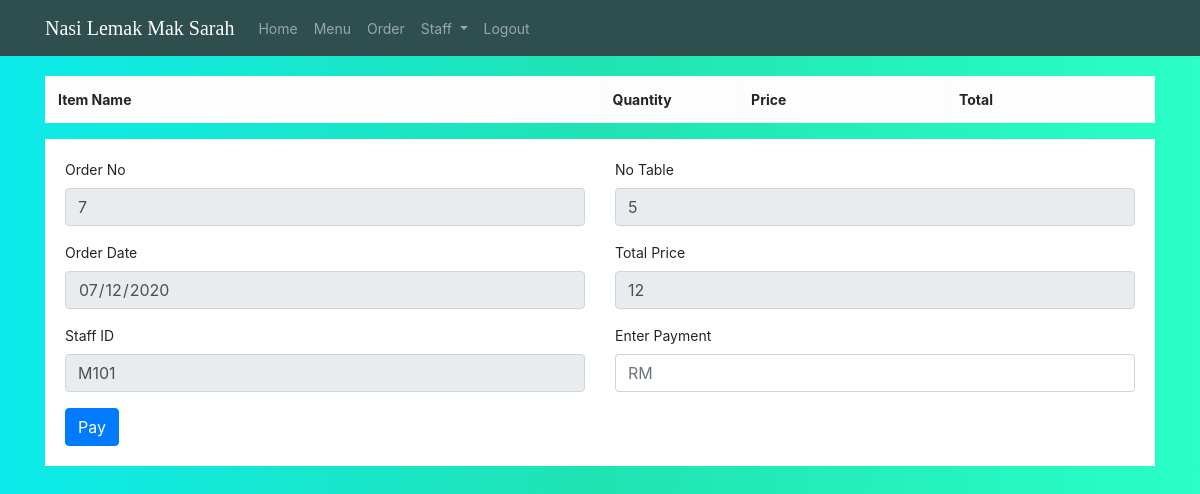
The app's page /nlms/Payment.php with its own data.
### tables this page shows
CREATE TABLE `order` (
  `OrderNo` int(11) NOT NULL,
  `NoTable` int(2) NOT NULL,
  `OrderDate` date NOT NULL,
  `TotalPrice` double NOT NULL,
  `PaymentStatus` varchar(30) NOT NULL,
  `StaffID` varchar(6) NOT NULL
);

### nlms/Payment.php (the view, shortened to what this page needs)
<!doctype html>
<html lang="en">
  <head>
    <link rel="stylesheet" href="https://stackpath.bootstrapcdn.com/bootstrap/4.5.0/css/bootstrap.min.css">
    <link rel="stylesheet" href="css/global.css">
  </head>
  <body>
    <header>
        <?php
			if( $_SESSION['position']='manager'){
				include 'navigationManager.php';
			}
			else{
				include 'navigation.php';
			}
		?>
    </header>
    <div class="container">
    <div class="table-responsive" style="margin-top:20px;">
                     <table class="table  table-light table-bordered">
                          <tr>
                               <th width="40%">Item Name</th>
                               <th width="10%">Quantity</th>
                               <th width="15%">Price</th>
                               <th width="15%">Total</th>
                                     </tr>
                     </table>
                </div>
		<?php
			$sql="SELECT * FROM `order` WHERE OrderNo = (SELECT MAX(OrderNo) FROM `order`)";
			$result = $conn->query($sql);
			if ($result->num_rows > 0){
				while($row = $result->fetch_assoc()){
					$OrderNo = $row['OrderNo'];
					$NoTable = $row['NoTable'];
					$OrderDate = $row['OrderDate'];
					$TotalPrice = $row['TotalPrice'];
					$StaffID = $row['StaffID'];
				}
		?>
		<div class="checkout">
		<form  method="POST" action="PaymentAction.php">
			<div class="row">
				<div class="col-sm-6 col-md-6 col-lg-6">
					<div class="form-group">
						<label for="OrderNo">Order No</label>
						<input type="number" class="form-control" id="OrderNo" name="OrderNo"  value="<?php echo $OrderNo?>" readonly>
					</div>
				</div>
				<div class="col-sm-6 col-md-6 col-lg-6">
					<div class="form-group">
						<label for="NoTable">No Table</label>
						<input type="number" class="form-control" id="NoTable" name="NoTable"  value="<?php echo $NoTable ?>" readonly>
					</div>
				</div>
				<div class="col-sm-6 col-md-6 col-lg-6">
					<div class="form-group">
						<label for="OrderDate">Order Date</label>
						<input type="Date" class="form-control" id="OrderDate" name="OrderDate"  value="<?php echo $OrderDate ?>" readonly>
					</div>
				</div>
				<div class="col-sm-6 col-md-6 col-lg-6">
					<div class="form-group">
						<label for="totalPrice">Total Price</label>
						<input type="number" class="form-control" id="totalPrice" name="totalPrice"  value="<?php echo $TotalPrice ?>" readonly>
					</div>
				</div>
				<div class="col-sm-6 col-md-6 col-lg-6">
					<div class="form-group">
						<label for="Staff">Staff ID</label>
						<input type="text" class="form-control" id="staff" name="staff"  value="<?php echo $StaffID ?>" readonly>
					</div>
				</div>
				<div class="col-sm-6 col-md-6 col-lg-6">
					<div class="form-group">
						<label for="payment">Enter Payment</label>
						<input type="number" class="form-control" id="payment" name="payment"  placeholder="RM" required>
					</div>
				</div>
			</div>
		  <button type="submit" class="btn btn-primary ">Pay</button>
		</form>
		</div>
    </div>
			<?php }?>
  </body>
</html>

### nlms/css/global.css (style rules this page uses)
body { margin:0; font-size: 14px; background:#0cebeb; background: -webkit-linear-gradient(right,#29ffc6, #20e3b2, #0cebeb); background: -o-linear-gradient(right,#29ffc6, #20e3b2, #0cebeb); background: -moz-linear-gradient(right,#29ffc6, #20e3b2, #0cebeb); background: linear-gradient(right, #29ffc6, #20e3b2, #0cebeb); }
.checkout { padding:20px; background-color: darkslategrey; }

### nlms/Payment.php (style rules this page uses)
.checkout { padding:20px; background-color: #fff; }

### records on screen
order: OrderNo "7", NoTable "5", OrderDate "07/12/2020", totalPrice "12", staff "M101"
